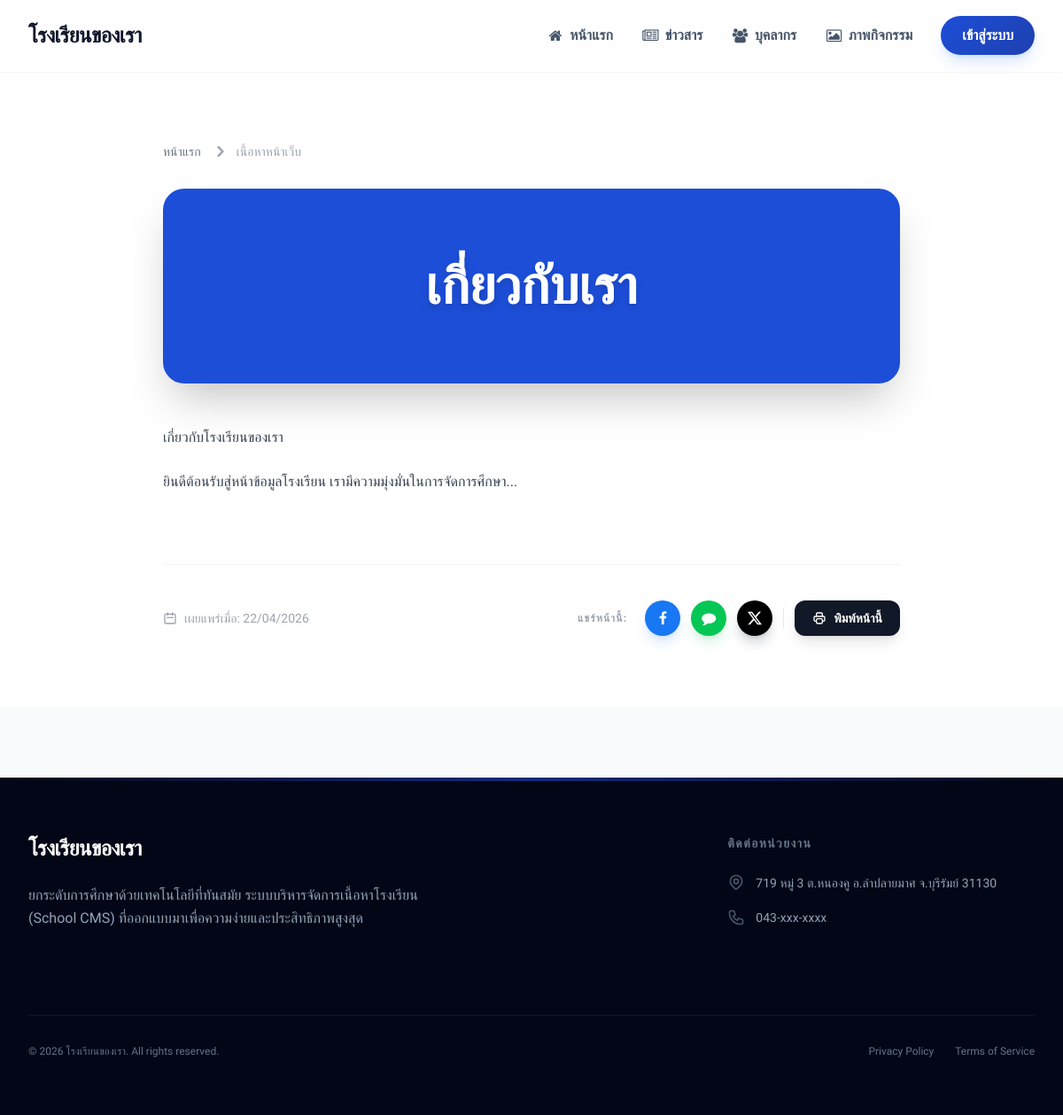
Page /about-us on the committed database.
### tables this page shows
CREATE TABLE IF NOT EXISTS `settings` (
    `id` INT AUTO_INCREMENT PRIMARY KEY,
    `setting_key` VARCHAR(100) NOT NULL UNIQUE,
    `setting_value` LONGTEXT DEFAULT NULL,
    `category` VARCHAR(50) DEFAULT 'general',
    INDEX (`setting_key`)
);

CREATE TABLE IF NOT EXISTS `menus` (
    `id` INT AUTO_INCREMENT PRIMARY KEY,
    `title` VARCHAR(100) NOT NULL,
    `url` VARCHAR(255) NOT NULL,
    `icon` VARCHAR(100) DEFAULT NULL,
    `parent_id` INT DEFAULT NULL,
    `sort_order` INT DEFAULT 0,
    `is_active` TINYINT(1) DEFAULT 1,
    `created_at` TIMESTAMP DEFAULT CURRENT_TIMESTAMP,
    FOREIGN KEY (`parent_id`) REFERENCES `menus`(`id`) ON DELETE CASCADE
);

CREATE TABLE IF NOT EXISTS `pages` (
    `id` INT AUTO_INCREMENT PRIMARY KEY,
    `title` VARCHAR(255) NOT NULL,
    `slug` VARCHAR(255) NOT NULL UNIQUE,
    `content` LONGTEXT DEFAULT NULL,
    `author_id` INT DEFAULT NULL,
    `status` ENUM('published', 'draft', 'archived') DEFAULT 'published',
    `type` ENUM('page', 'post') DEFAULT 'page',
    `meta_description` TEXT DEFAULT NULL,
    `featured_image` VARCHAR(255) DEFAULT NULL,
    `created_at` TIMESTAMP DEFAULT CURRENT_TIMESTAMP,
    `updated_at` TIMESTAMP DEFAULT CURRENT_TIMESTAMP ON UPDATE CURRENT_TIMESTAMP,
    FOREIGN KEY (`author_id`) REFERENCES `users`(`id`) ON DELETE SET NULL,
    INDEX (`slug`),
    INDEX (`status`),
    INDEX (`type`)
);

### themes/default/layout.php (the view, shortened to what the rows shown need)
<!DOCTYPE html>
<html lang="th" class="scroll-smooth">
<head>
    <?php
    $siteName = \Core\Database::getSetting('site_name', 'School CMS Mix');
    $currentPath = parse_url($_SERVER['REQUEST_URI'], PHP_URL_PATH);
    ?>
    <script src="https://cdn.tailwindcss.com"></script>
    <link href="https://cdnjs.cloudflare.com/ajax/libs/flowbite/2.3.0/flowbite.min.css" rel="stylesheet" />
    <link rel="stylesheet" href="https://cdnjs.cloudflare.com/ajax/libs/font-awesome/4.7.0/css/font-awesome.min.css">
</head>
<body class="bg-slate-50 flex flex-col min-h-screen text-slate-800">
    <nav class="glass-nav border-b border-white/20 sticky top-0 z-50 shadow-sm transition-all duration-300">
        <div class="max-w-7xl mx-auto px-4 sm:px-6 lg:px-8">
            <div class="flex justify-between h-20">
                <div class="flex items-center">
                    <a href="<?= url('/') ?>" class="flex-shrink-0 flex items-center group">
                        <span
                            class="text-2xl font-bold text-slate-900 heading-font tracking-tight"><?= $siteName ?></span>
                    </a>
                </div>
                <div class="hidden md:ml-6 md:flex md:items-center md:space-x-8">
                    <?php
                    $dynamicMenus = \Modules\Settings\Models\Menu::getAllActive();
                    foreach ($dynamicMenus as $m):
                        $hasChildren = !empty($m['children']);
                        $isActiveMenu = $currentPath === $m['url'];
                        ?>
                        <?php if (!$hasChildren): ?>
                            <a href="<?= url($m['url']) ?>"
                                class="<?= $isActiveMenu ? 'text-primary' : 'text-slate-600' ?> hover:text-primary font-bold transition-colors flex items-center">
                                <?php if ($m['icon']): ?>
                                    <i class="fa <?= $m['icon'] ?> fa-fw mr-1.5"></i>
                                <?php endif; ?>
                                <?= $m['title'] ?>
                            </a>
                        <?php endif; ?>
                    <?php endforeach; ?>
                    <a href="<?= url('/auth') ?>"
                        class="btn-premium text-white px-6 py-2.5 rounded-full font-bold shadow-lg shadow-blue-500/20">เข้าสู่ระบบ</a>
                </div>
            </div>
        </div>
    </nav>
    <main class="flex-grow animate-fade-in">
        <?php if (isset($content))
            echo $content; ?>
    </main>
    <footer class="bg-slate-950 text-white mt-20 relative overflow-hidden">
        <div
            class="absolute top-0 left-0 w-full h-1 bg-gradient-to-r from-transparent via-primary to-transparent opacity-50">
        </div>
        <div class="max-w-7xl mx-auto py-16 px-4 sm:px-6 lg:px-8 relative z-10">
            <div class="grid grid-cols-1 md:grid-cols-3 gap-12">
                <div class="md:col-span-2">
                    <div class="flex items-center mb-6">
                        <h3 class="text-2xl font-bold heading-font tracking-tight"><?= $siteName ?></h3>
                    </div>
                    <p class="text-slate-400 text-base max-w-md leading-relaxed mb-8">
                        <?= \Core\Database::getSetting('footer_description', 'ยกระดับการศึกษาด้วยเทคโนโลยีที่ทันสมัย ระบบบริหารจัดการเนื้อหาโรงเรียน (School CMS) ที่ออกแบบมาเพื่อความง่ายและประสิทธิภาพสูงสุด') ?>
                    </p>
                </div>
                <div>
                    <h4 class="text-sm font-bold uppercase tracking-widest text-slate-500 mb-6">ติดต่อหน่วยงาน</h4>
                    <ul class="text-slate-400 space-y-4 text-sm leading-relaxed">
                        <li class="flex items-start">
                            <?= \Core\Database::getSetting('school_address', '719 หมู่ 3 ต.หนองคู อ.ลำปลายมาศ จ.บุรีรัมย์ 31130') ?>
                        </li>
                        <li class="flex items-center">
                            <?= \Core\Database::getSetting('school_phone', '043-xxx-xxxx') ?>
                        </li>
                    </ul>
                </div>
            </div>
            <div
                class="mt-16 pt-8 border-t border-slate-900 flex flex-col md:flex-row justify-between items-center text-xs text-slate-500 space-y-4 md:space-y-0">
                <p><?= \Core\Database::getSetting('footer_copyright', '&copy; ' . date('Y') . ' ' . $siteName . '. All rights reserved.') ?>
                </p>
                <div class="flex space-x-6">
                    <a href="#" class="hover:text-slate-300">Privacy Policy</a>
                    <a href="#" class="hover:text-slate-300">Terms of Service</a>
                </div>
            </div>
        </div>
    </footer>
</body>
</html>

### modules/Home/Views/page.php (shortened to what the rows shown need)
<section class="bg-white py-20">
    <div class="max-w-4xl mx-auto px-4 sm:px-6 lg:px-8">
        <nav class="flex mb-8 text-sm font-medium text-gray-500" aria-label="Breadcrumb">
            <ol class="inline-flex items-center space-x-1 md:space-x-3">
                <li class="inline-flex items-center">
                    <a href="<?= url('/') ?>" class="hover:text-blue-600">หน้าแรก</a>
                </li>
                <li>
                    <div class="flex items-center">
                        <svg class="w-3 h-3 text-gray-400 mx-1" aria-hidden="true" xmlns="http://www.w3.org/2000/svg" fill="none" viewBox="0 0 6 10"><path stroke="currentColor" stroke-linecap="round" stroke-linejoin="round" stroke-width="2" d="m1 9 4-4-4-4"/></svg>
                        <span class="ml-1 md:ml-2 text-gray-400">เนื้อหาหน้าเว็บ</span>
                    </div>
                </li>
            </ol>
        </nav>
        <?php if(!empty($page['featured_image'])): ?>
            <h1 class="text-4xl md:text-5xl font-extrabold text-slate-900 heading-font mb-10 leading-tight">
                <?= $title ?>
            </h1>
            <div class="relative group rounded-3xl overflow-hidden shadow-2xl mb-12">
                <img src="<?= url($page['featured_image']) ?>" class="w-full h-auto object-cover max-h-[500px]" alt="<?= $title ?>">
                <div class="absolute inset-0 bg-gradient-to-t from-black/20 to-transparent"></div>
            </div>
        <?php else: ?>
            <div class="mb-12 rounded-3xl overflow-hidden shadow-2xl bg-primary text-white p-12 md:p-20 text-center animate-fade-in">
                <h1 class="text-4xl md:text-6xl font-extrabold heading-font mb-0 leading-tight drop-shadow-lg"><?= $title ?></h1>
            </div>
        <?php endif; ?>
        <div class="prose prose-lg max-w-none text-gray-700 leading-relaxed space-y-6 mb-20">
            <?= $page['content'] ?>
        </div>
        <div class="mt-16 pt-10 border-t border-gray-100 flex flex-col md:flex-row items-center justify-between gap-8">
            <span class="text-sm text-gray-400 font-medium flex items-center">
                <svg class="w-4 h-4 mr-2" fill="none" stroke="currentColor" viewBox="0 0 24 24"><path stroke-linecap="round" stroke-linejoin="round" stroke-width="2" d="M8 7V3m8 4V3m-9 8h10M5 21h14a2 2 0 002-2V7a2 2 0 00-2-2H5a2 2 0 00-2 2v12a2 2 0 002 2z"></path></svg>
                เผยแพร่เมื่อ: <?= date('d/m/Y', strtotime($page['created_at'])) ?>
            </span>
            <div class="flex items-center space-x-3">
                <span class="text-xs font-bold text-gray-400 uppercase tracking-widest mr-2">แชร์หน้านี้:</span>
                <a href="https://www.facebook.com/sharer/sharer.php?u=<?= urlencode("http://$_SERVER[HTTP_HOST]$_SERVER[REQUEST_URI]") ?>" target="_blank" class="w-10 h-10 bg-[#1877F2] text-white rounded-full flex items-center justify-center hover:scale-110 transition shadow-lg shadow-blue-500/20">
                    <i class="fa fa-facebook"></i>
                </a>
                <a href="https://social-plugins.line.me/lineit/share?url=<?= urlencode("http://$_SERVER[HTTP_HOST]$_SERVER[REQUEST_URI]") ?>" target="_blank" class="w-10 h-10 bg-[#06C755] text-white rounded-full flex items-center justify-center hover:scale-110 transition shadow-lg shadow-green-500/20">
                    <i class="fa fa-comment"></i>
                </a>
                <a href="https://x.com/intent/tweet?url=<?= urlencode("http://$_SERVER[HTTP_HOST]$_SERVER[REQUEST_URI]") ?>&text=<?= urlencode($title) ?>" target="_blank" class="w-10 h-10 bg-black text-white rounded-full flex items-center justify-center hover:scale-110 transition shadow-lg shadow-slate-900/20">
                    <svg class="w-4 h-4 fill-white" viewBox="0 0 24 24"><path d="M18.901 1.153h3.68l-8.04 9.19L24 22.846h-7.406l-5.8-7.584-6.638 7.584H.474l8.6-9.83L0 1.154h7.594l5.243 6.932 6.064-6.932zm-1.292 19.49h2.039L6.486 3.24H4.298l13.311 17.403z"/></svg>
                </a>
                <button onclick="window.print()" class="flex items-center space-x-2 px-5 py-2.5 bg-gray-900 text-white rounded-xl text-sm font-bold hover:bg-gray-800 transition shadow-lg">
                    <span>พิมพ์หน้านี้</span>
                </button>
            </div>
        </div>
    </div>
</section>

### rows in the picture
settings: setting_value "โรงเรียนของเรา"
menus: title "หน้าแรก"
menus: title "ข่าวสาร"
menus: title "บุคลากร"
menus: title "ภาพกิจกรรม"
pages: content "เกี่ยวกับโรงเรียนของเรา ยินดีต้อนรับสู่หน้าข้อมูลโรงเรียน เรามีความมุ่งมั่นในการจัดการศึกษา...", created_at "22/04/2026"

### other values in the picture
$title "เกี่ยวกับเรา"
